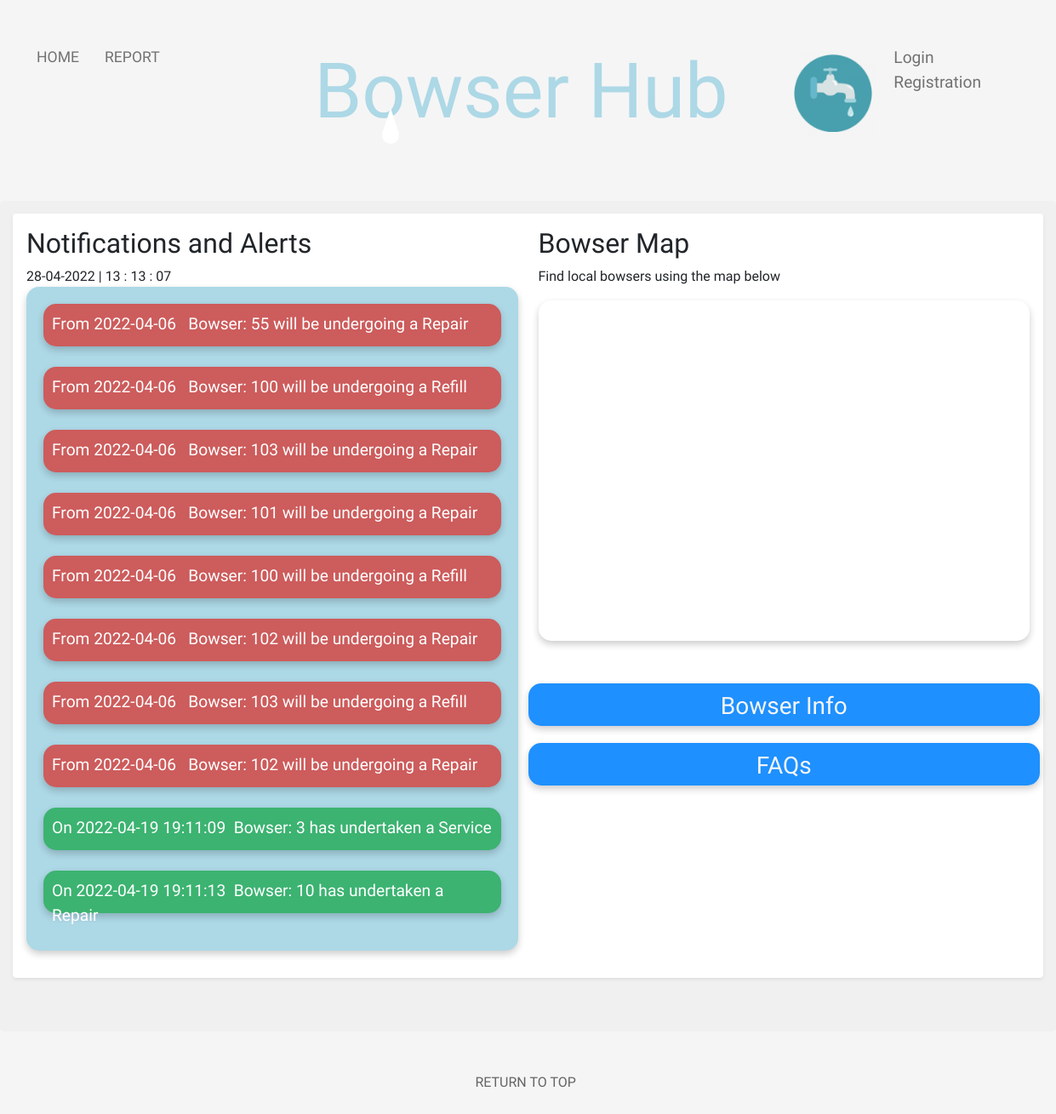
The app's page /home/index.php, older data.
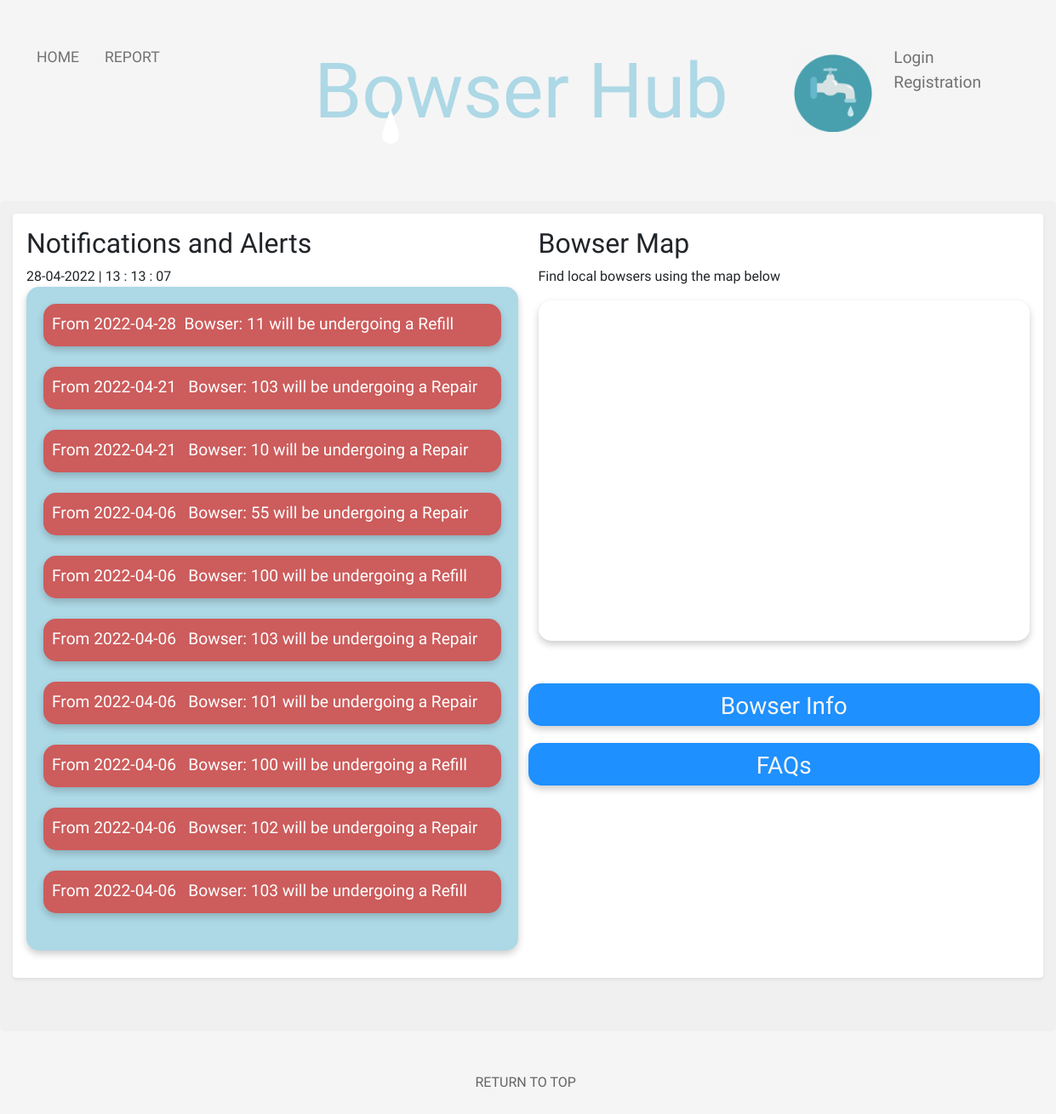
The same page, newer data.
### tables this page shows
CREATE TABLE `tbl_notifications` (
  `Notice_ID` int(11) NOT NULL,
  `Notice_Text` varchar(250) NOT NULL,
  `Area_ID` int(11) NOT NULL,
  `Date` timestamp NOT NULL DEFAULT current_timestamp() ON UPDATE current_timestamp(),
  `Type` int(4) NOT NULL
);

### home/index.php (the view, shortened to what this page needs)
<!doctype html>
<html lang="en">
<head>
    <link href="https://cdn.jsdelivr.net/npm/bootstrap@5.1.1/dist/css/bootstrap.min.css" rel="stylesheet">
    <link rel="stylesheet" href="../global/global.css" type="text/css">
    <link rel="stylesheet" href="home.css" type="text/css">
	<link rel="stylesheet" href="https://cdnjs.cloudflare.com/ajax/libs/jqueryui/1.12.1/jquery-ui.css" />
</head>
<body>
<div>
    <div class="nav-wrapper">
        <div class="left-side">
            <div class="nav-link-wrapper active-nav-link">
                <a class="text-focus-in" href="index.php">Home</a>
            </div>
            	<div class="nav-link-wrapper">
                	<a class="text-focus-in" id="link" href="#reportModal" data-bs-toggle="modal">Report</a></div>
            </div>
	</div>
    <div class="middle">
        <h2 class="text-focus-in" id="navTitle">Bowser Hub</h2>
        <div id="logo">
            <img id="logo_image" src="../images/logo/bowserLogo.png" alt="" width="100" height="100">
        </div>
        <div class="drop"></div>
    </div>
        <div class="right-side" >
            <?php
            if (isset($_SESSION['email'])){
                echo "<div class='nav-link-wrapper' id='logoutTab'>";
                echo "<a href='logout.php'>Logout</a>";
                echo "</div>";
            } else {
                echo '
            <div class="nav-link-wrapper" id="loginTab">
                <a class="" id="loginLink" href="#loginModal" data-bs-toggle="modal" >Login</a>
                <div class="nav-link-wrapper" id="registrationTab">
                    <a class="" id="registerLink" href="#registerModal" data-bs-toggle="modal" >Registration</a>
                    <div class="modal fade" id="registerModal" tabindex="-1" aria-labelledby="registerModalLabel" aria-hidden="true">
                        <div class="modal-dialog">
                            <div class="modal-content">
                                <div class="modal-body">
                                    <div class="row">
                                        <div class="col">
                                            <form method="post" id="formUserRegistration">
                                                <div class="select">
                                                    <select name="userLocation" id="select">
                                                       <option value="-1" disabled selected>---</option>';
                                                        echo'
                                                    </select>
                                                </div>
                                                <div id="account_submit_button">
                                                <button type="submit" id="registerAccountSubmit" class="btn btn-primary">Submit</button>
                                                <hr>
                                                </div>
                                            </form>
                                            <br />
                                            <p>Please check you email inbox for registration confirmation</p>
                                        </div>
                                    </div>
                                </div>
                            </div>
                        </div>
                    </div>
                </div>
            </div>
            ';}?>
        </div>
    </div>
    <div class="upperPage">
        <div class="shadow-sm p-3 mb-5 bg-body rounded">
            <div class="row">
                    <div class="col">
                        <div>
                        <h2> Notifications and Alerts</h2><span id="clock">clock</span></div>
                        <ul class="notification-list">
                            <?php
                            $connection = OpenConnection();
                            if (isset($_SESSION['email'])) {
                                if ($userType == "Operations" OR "Maintenance")
                                $sql2 = "SELECT * FROM `tbl_notifications` ORDER BY Date DESC LIMIT 10  ";
                                if ($userType == "Customer")
                                    $sql2 = "SELECT * FROM `tbl_notifications` WHERE Area_ID = '$userLocation' ORDER BY Date DESC LIMIT 10 ";
                            } else {
                                $sql2 = "SELECT * FROM `tbl_notifications` ORDER BY Date DESC LIMIT 10 ";
                            }
                            $result2 = mysqli_query($connection, $sql2);
                            while($rows2 = mysqli_fetch_assoc($result2)) {
                                $notificationType = $rows2['Type'];
                                switch($notificationType){
                                    case 1:
                                        $notificationDiv = "notificationFault";
                                        break;
                                    case 2:
                                        $notificationDiv = "notificationFix";
                                        break;
                                }
                                $notification = $rows2['Notice_Text'];
                                echo "<div id='$notificationDiv'>".$notification."</div>";
                                echo "<br />";
                            }
                            ?>
                        </ul>
                    </div>
                    <div class="col">
                        <div class="text_area">
                            <h2>Bowser Map</h2>
                            <p> Find local bowsers using the map below </p>
                            <div class="mapDiv" id="map"></div>
                        </div>
                        <div class="row" id="bowserButtonDiv">
                            <div class="vibrate-2" id="viewBowserInformation" >
                                <a class="text-focus-in" class="remove_outline" href="javascript:popUpWindow('../bowsers/bowsers.php','bowsers','900','500')"><h3 id="reportTxt">Bowser Info</h3></a>
                            </div>
                        </div>
                        <div class="row" id="FAQButtonDiv">
                            <div class="vibrate-2" id="viewFAQ" >
                                <a class="text-focus-in" href="#FAQModal" data-bs-toggle="modal" ><h3 id="reportTxt">FAQs</h3></a>
                            </div>
                        </div>
                        </div>
            </div>
        </div>
    </div>
        <br />  <br />
        <p><a id="top_link" href="#back_to_top" >RETURN TO TOP</a></p>
        <br />  <br />
</body>
</html>

### global/global.css (style rules this page uses)
.left-side { margin-left: 5px; }
#logo_image { margin-top: -150px; margin-left: 65pc; }
body { font-family: "Comfortaa", cursive; margin: 0px; background-color: whitesmoke; }
.nav-wrapper { display: flex; justify-content: space-between; padding: 38px; font-size: larger; }
#navTitle { font-family: 'Rubik Moonrocks', cursive; font-size: 90px; color: lightblue; margin-left: 30pc; }
.left-side { display: flex; margin-left: -4%; }
.nav-wrapper > .left-side > div { margin-right: 30px; text-transform: uppercase; font-size: 1.1rem; }
.nav-wrapper > .right-side > div { margin-right: 50px; }
.nav-link-wrapper { height: 22px; border-bottom: 1px solid transparent; transition: border-bottom 0.5s; }
.active-nav-link a { color: #727272; }
.nav-link-wrapper a { color: #727272; text-decoration: none; transition: color 0.5s; }
.text-focus-in { -webkit-animation: text-focus-in 0.7s cubic-bezier(0.55, 0.085, 0.68, 0.53) both; animation: text-focus-in 0.7s cubic-bezier(0.55, 0.085, 0.68, 0.53) both; animation-delay: 0.7s; }
.middle { margin-left: -30%; }
.upperPage { background-color: rgb(240, 240, 240); border-radius: 5px; padding: 15px; margin-top: -35px; }
#top_link { color: #656565; margin-left: 45%; }
a:link { text-decoration: none; }
#map { height: 400px; }
.mapDiv { padding: 5px; border: 0; border-radius: 15px; box-shadow: 0 4px 8px 0 rgba(0, 0, 0, 0.2); }
.drop { position: relative; width: 20px; height: 20px; top: -50px; margin: 0 auto; background: #FFF; -moz-border-radius: 20px; -webkit-border-radius: 20px; border-radius: 20px; -moz-animation-name: drip; -webkit-animation-name: drip; animation-name: drip; -moz-animation-timing-function: cubic-bezier(1,0,.91,.19); -webkit-animation-timing-function: cubic-bezier(1,0,.91,.19); animation-timing-function: cubic-bezier(1,0,.91,.19); -moz-animation-duration: 2s; -webkit-animation-duration: 2s; animation-duration: 2s; -moz-animation-iteration-count: infinite; -webkit-animation-iteration-count: infinite; animation-iteration-count: infinite; }
.drop:before { content: ""; position: absolute; width: 0; height: 0; border-left: 10px solid transparent; border-right: 10px solid transparent; border-bottom: 30px solid rgba(255,255,255,1); top: -22px; }

### home/home.css (style rules this page uses)
.left-side { margin-left: 5px; }
.notification-list { padding: 20px; background-color: lightblue; border: 0; border-radius: 15px; box-shadow: 0 4px 8px 0 rgba(0, 0, 0, 0.2); }
#notificationFault { padding: 10px; background-color: indianred; border: 0; border-radius: 15px; box-shadow: 0 4px 8px 0 rgba(0, 0, 0, 0.2); font-size: larger; color: white; height: 50px; }
#viewBowserInformation { padding: 10px; height: 50px; font-stretch: expanded; background-color: dodgerblue; border: 0; border-radius: 15px; box-shadow: 0 4px 8px 0 rgba(0, 0, 0, 0.2); }
#bowserButtonDiv { margin-top: 50px; }
#viewFAQ { padding: 10px; height: 50px; font-stretch: expanded; background-color: dodgerblue; border: 0; border-radius: 15px; box-shadow: 0 4px 8px 0 rgba(0, 0, 0, 0.2); }
#FAQButtonDiv { margin-top: 20px; }
#reportTxt { color: whitesmoke; text-align: center; }
.vibrate-2 { -webkit-animation: vibrate-2 1s linear infinite both; animation: vibrate-2 1s linear infinite both; }
#notificationFix { padding: 10px; background-color: mediumseagreen; border: 0; border-radius: 15px; box-shadow: 0 4px 8px 0 rgba(0, 0, 0, 0.2); font-size: larger; color: white; height: 50px; }

Row changes from the older to the newer data that the page shows:
no longer on this page (row unchanged): tbl_notifications: Notice_Text "From 2022-04-06 Bowser: 102 will be undergoing a Repair"
no longer on this page (row unchanged): tbl_notifications: Notice_Text "On 2022-04-19 19:11:09 Bowser: 3 has undertaken a Service", Type 2 (drawn)
no longer on this page (row unchanged): tbl_notifications: Notice_Text "On 2022-04-19 19:11:13 Bowser: 10 has undertaken a Repair", Type 2 (drawn)
added tbl_notifications: Notice_Text "From 2022-04-28 Bowser: 11 will be undergoing a Refill"
added tbl_notifications: Notice_Text "From 2022-04-21 Bowser: 103 will be undergoing a Repair"
added tbl_notifications: Notice_Text "From 2022-04-21 Bowser: 10 will be undergoing a Repair"
